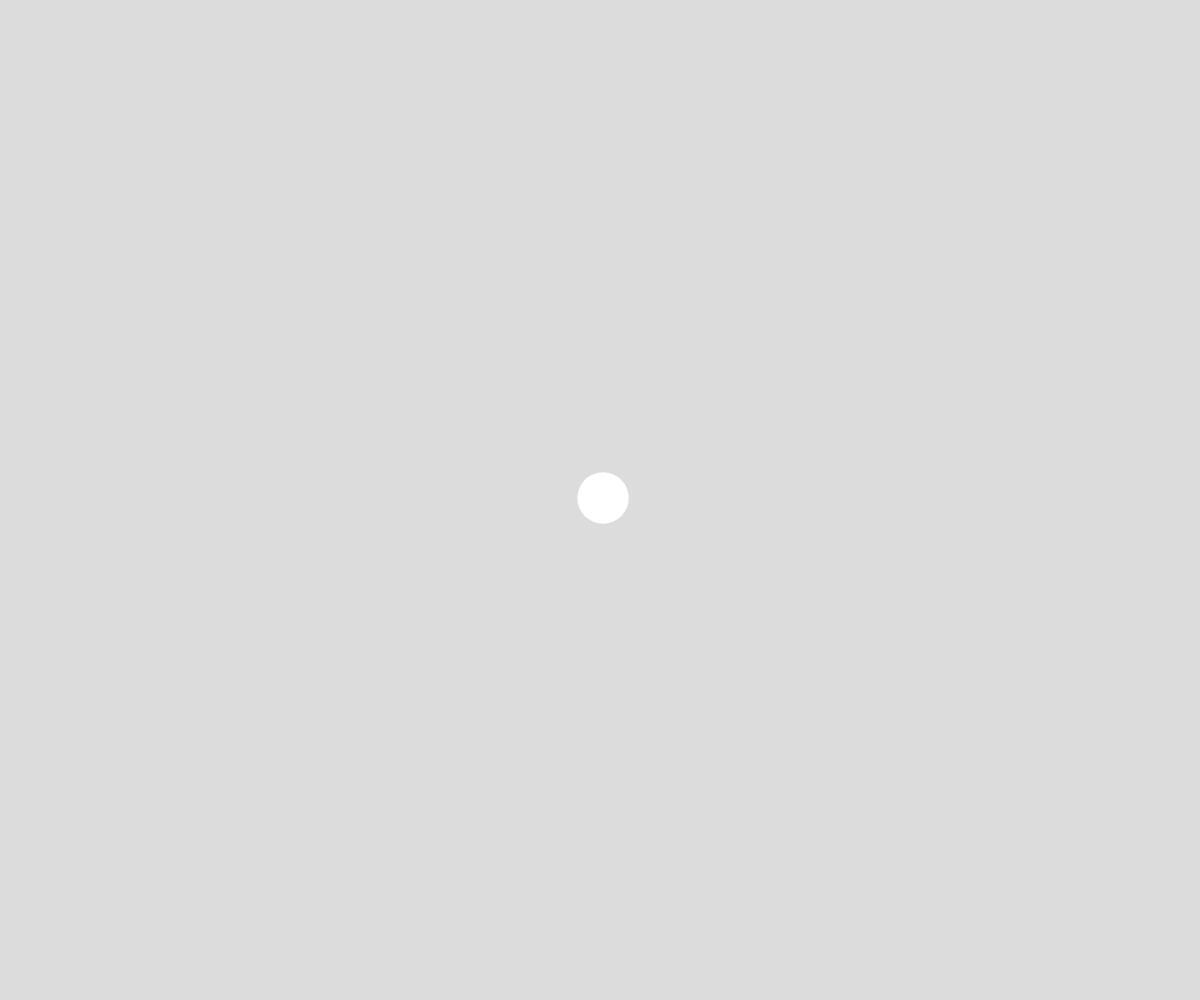
Frame 1 (no input)
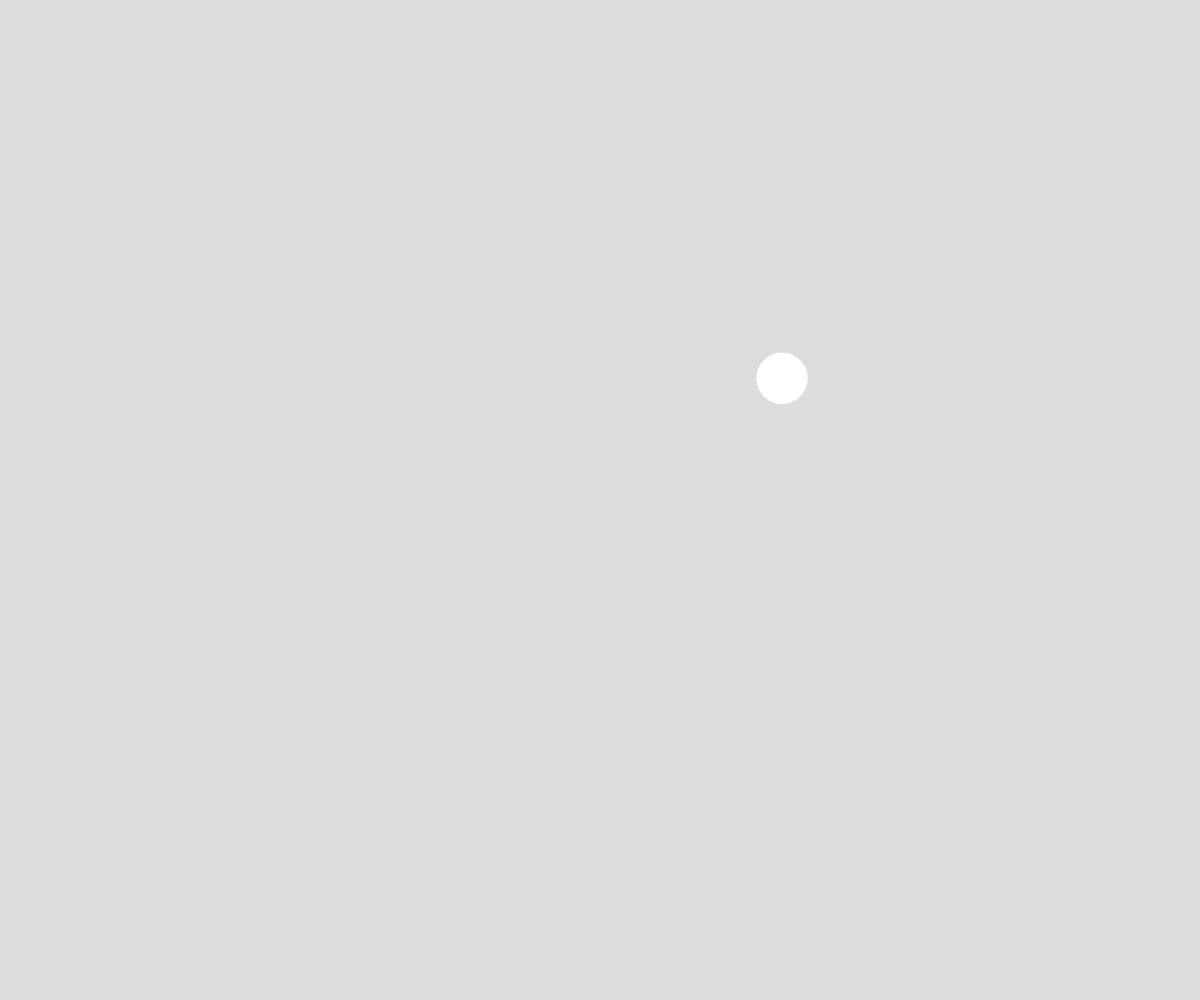
Frame 60 (no input)
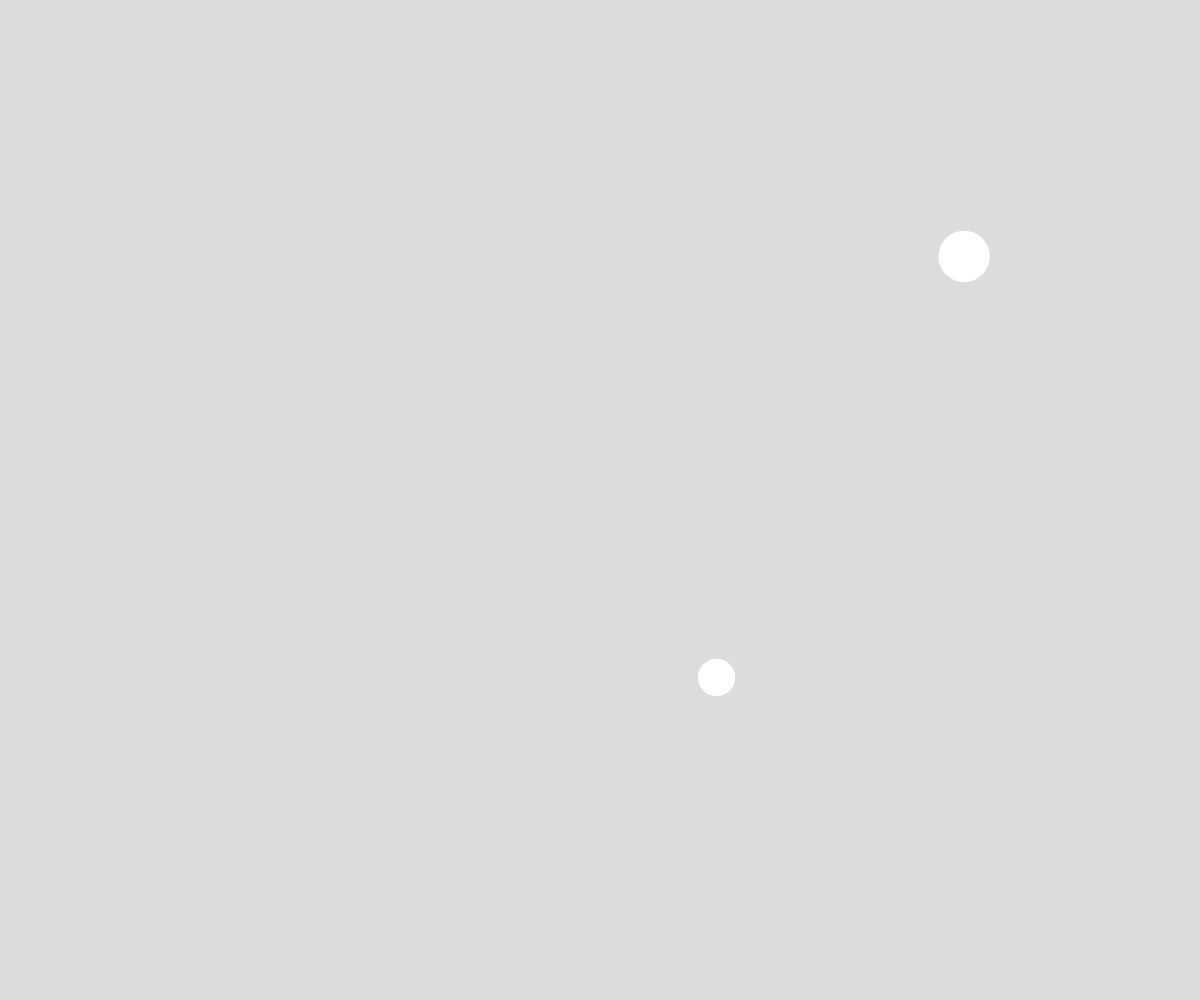
Frame 120 (the mouse pressed at the canvas centre since frame 60)

The p5.js sketch that drew these frames (run headless with seeded random() and noise() and a simulated clock; from frame 60 on, the mouse is pressed at the canvas centre):

// p5.js sketch
// ── sketch.js
// Arrays and Object notation
// Circles demo

let ballArray = [];

function setup() {
  createCanvas(windowWidth, windowHeight);
  noStroke();
  spawnBall(width/2, height/2);
}

function draw() {
  background(220);
  moveBalls();
  displayBalls();
}

function mousePressed() {
  spawnBall(mouseX, mouseY);
}

function moveBalls() {
  for (let ball of ballArray) {
    ball.x += ball.dx;
    ball.y += ball.dy;

    if (ball.x < 0) {
      ball.x = width;
    }
    else if (ball.x > width) {
      ball.x = 0;
    }
    if (ball.y < 0) {
      ball.y = width;
    }
    else if (ball.y > height) {
      ball.y = 0;
    }
  }
}

function displayBalls() {
  for (let ball of ballArray) {
    circle(ball.x, ball.y, ball.radius * 2);
  }
}
  


function spawnBall(initialX, initialY) {
  let ball = {
    x: width/2,
    y: height/2,
    radius: random(15, 30),
    color: color(random(255), random(255), random(255)),
    dx: random(-5, 5),
    dy: random(-5, 5),
  };
  ballArray.push(ball);
}
